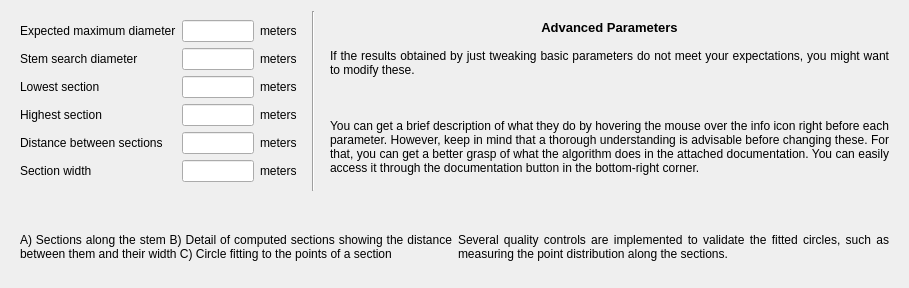
     <widget class="QWidget" name="advancedTab">
      <attribute name="title">
       <string>Advanced</string>
      </attribute>
      <layout class="QGridLayout" name="gridLayout_5">
       <item row="4" column="0" colspan="3">
        <widget class="QFrame" name="advanced_tab_img_frame">
         <property name="frameShape">
          <enum>QFrame::NoFrame</enum>
         </property>
         <property name="frameShadow">
          <enum>QFrame::Raised</enum>
         </property>
         <layout class="QGridLayout" name="gridLayout_6">
          <item row="0" column="0">
           <widget class="QLabel" name="advanced_tab_img_1">
            <property name="sizePolicy">
             <sizepolicy hsizetype="Preferred" vsizetype="Fixed">
              <horstretch>0</horstretch>
              <verstretch>0</verstretch>
             </sizepolicy>
            </property>
            <property name="text">
             <string/>
            </property>
            <property name="pixmap">
             <pixmap resource="gui_ressources.qrc">:/3dfin/assets/section_details.png</pixmap>
            </property>
            <property name="alignment">
             <set>Qt::AlignCenter</set>
            </property>
           </widget>
          </item>
          <item row="0" column="1">
           <widget class="QLabel" name="advanced_tab_img_2">
            <property name="sizePolicy">
             <sizepolicy hsizetype="Preferred" vsizetype="Fixed">
              <horstretch>0</horstretch>
              <verstretch>0</verstretch>
             </sizepolicy>
            </property>
            <property name="frameShape">
             <enum>QFrame::NoFrame</enum>
            </property>
            <property name="text">
             <string/>
            </property>
            <property name="pixmap">
             <pixmap resource="gui_ressources.qrc">:/3dfin/assets/sectors.png</pixmap>
            </property>
            <property name="alignment">
             <set>Qt::AlignCenter</set>
            </property>
           </widget>
          </item>
          <item row="1" column="0">
           <widget class="QLabel" name="advanced_tab_img_cpt_1">
            <property name="sizePolicy">
             <sizepolicy hsizetype="Preferred" vsizetype="Maximum">
              <horstretch>0</horstretch>
              <verstretch>0</verstretch>
             </sizepolicy>
            </property>
            <property name="text">
             <string>A) Sections along the stem B) Detail of computed sections showing the distance between them and their width C) Circle fitting to the points of a section</string>
            </property>
            <property name="alignment">
             <set>Qt::AlignJustify|Qt::AlignVCenter</set>
            </property>
            <property name="wordWrap">
             <bool>true</bool>
            </property>
           </widget>
          </item>
          <item row="1" column="1">
           <widget class="QLabel" name="advanced_tab_img_cpt_2">
            <property name="sizePolicy">
             <sizepolicy hsizetype="Preferred" vsizetype="Minimum">
              <horstretch>0</horstretch>
              <verstretch>0</verstretch>
             </sizepolicy>
            </property>
            <property name="text">
             <string>Several quality controls are implemented to validate the fitted circles, such as measuring the point distribution along the sections.</string>
            </property>
            <property name="alignment">
             <set>Qt::AlignJustify|Qt::AlignVCenter</set>
            </property>
            <property name="wordWrap">
             <bool>true</bool>
            </property>
           </widget>
          </item>
         </layout>
        </widget>
       </item>
       <item row="0" column="1">
        <widget class="Line" name="advanced_vert_line">
         <property name="orientation">
          <enum>Qt::Vertical</enum>
         </property>
        </widget>
       </item>
       <item row="0" column="2">
        <widget class="QFrame" name="advanced_tab_desc_frame">
         <property name="frameShape">
          <enum>QFrame::NoFrame</enum>
         </property>
         <property name="frameShadow">
          <enum>QFrame::Raised</enum>
         </property>
         <layout class="QVBoxLayout" name="verticalLayout_4">
          <item>
           <widget class="QLabel" name="advanced_tab_desc_title">
            <property name="sizePolicy">
             <sizepolicy hsizetype="Preferred" vsizetype="Maximum">
              <horstretch>0</horstretch>
              <verstretch>0</verstretch>
             </sizepolicy>
            </property>
            <property name="font">
             <font>
              <pointsize>10</pointsize>
              <bold>true</bold>
             </font>
            </property>
            <property name="text">
             <string>Advanced Parameters</string>
            </property>
            <property name="alignment">
             <set>Qt::AlignHCenter|Qt::AlignTop</set>
            </property>
           </widget>
          </item>
          <item>
           <widget class="QLabel" name="advanced_tab_desc">
            <property name="text">
             <string>If the results obtained by just tweaking basic parameters do not meet your expectations, you might want to modify these.



You can get a brief description of what they do by hovering the mouse over the info icon right before each parameter. However, keep in mind that a thorough understanding is advisable before changing these. For that, you can get a better grasp of what the algorithm does in the attached documentation. You can easily access it through the documentation button in the bottom-right corner.</string>
            </property>
            <property name="alignment">
             <set>Qt::AlignJustify|Qt::AlignVCenter</set>
            </property>
            <property name="wordWrap">
             <bool>true</bool>
            </property>
           </widget>
          </item>
         </layout>
        </widget>
       </item>
       <item row="0" column="0">
        <widget class="QFrame" name="advanced_form_frame">
         <property name="sizePolicy">
          <sizepolicy hsizetype="Minimum" vsizetype="Minimum">
           <horstretch>0</horstretch>
           <verstretch>0</verstretch>
          </sizepolicy>
         </property>
         <property name="frameShape">
          <enum>QFrame::NoFrame</enum>
         </property>
         <property name="frameShadow">
          <enum>QFrame::Raised</enum>
         </property>
         <layout class="QGridLayout" name="gridLayout_7">
          <item row="1" column="0">
           <widget class="QLabel" name="stem_search_diameter_lbl">
            <property name="text">
             <string>Stem search diameter</string>
            </property>
           </widget>
          </item>
          <item row="5" column="1">
           <widget class="QLineEdit" name="stem_section_thickness_in">
            <property name="sizePolicy">
             <sizepolicy hsizetype="Fixed" vsizetype="Fixed">
              <horstretch>0</horstretch>
              <verstretch>0</verstretch>
             </sizepolicy>
            </property>
            <property name="maximumSize">
             <size>
              <width>72</width>
              <height>16777215</height>
             </size>
            </property>
           </widget>
          </item>
          <item row="5" column="2">
           <widget class="QLabel" name="stem_section_thickness_ht">
            <property name="text">
             <string>meters</string>
            </property>
           </widget>
          </item>
          <item row="4" column="1">
           <widget class="QLineEdit" name="stem_section_interval_in">
            <property name="sizePolicy">
             <sizepolicy hsizetype="Fixed" vsizetype="Fixed">
              <horstretch>0</horstretch>
              <verstretch>0</verstretch>
             </sizepolicy>
            </property>
            <property name="maximumSize">
             <size>
              <width>72</width>
              <height>16777215</height>
             </size>
            </property>
           </widget>
          </item>
          <item row="1" column="1">
           <widget class="QLineEdit" name="stem_search_diameter_in">
            <property name="sizePolicy">
             <sizepolicy hsizetype="Fixed" vsizetype="Fixed">
              <horstretch>0</horstretch>
              <verstretch>0</verstretch>
             </sizepolicy>
            </property>
            <property name="maximumSize">
             <size>
              <width>72</width>
              <height>16777215</height>
             </size>
            </property>
           </widget>
          </item>
          <item row="1" column="2">
           <widget class="QLabel" name="stem_search_diameter_ht">
            <property name="text">
             <string>meters</string>
            </property>
           </widget>
          </item>
          <item row="2" column="1">
           <widget class="QLineEdit" name="stem_minimum_height_in">
            <property name="sizePolicy">
             <sizepolicy hsizetype="Fixed" vsizetype="Fixed">
              <horstretch>0</horstretch>
              <verstretch>0</verstretch>
             </sizepolicy>
            </property>
            <property name="maximumSize">
             <size>
              <width>72</width>
              <height>16777215</height>
             </size>
            </property>
           </widget>
          </item>
          <item row="0" column="2">
           <widget class="QLabel" name="stem_section_maximum_diameter_ht">
            <property name="text">
             <string>meters</string>
            </property>
           </widget>
          </item>
          <item row="0" column="1">
           <widget class="QLineEdit" name="stem_section_maximum_diameter_in">
            <property name="sizePolicy">
             <sizepolicy hsizetype="Fixed" vsizetype="Fixed">
              <horstretch>0</horstretch>
              <verstretch>0</verstretch>
             </sizepolicy>
            </property>
            <property name="maximumSize">
             <size>
              <width>72</width>
              <height>16777215</height>
             </size>
            </property>
           </widget>
          </item>
          <item row="3" column="1">
           <widget class="QLineEdit" name="stem_maximum_height_in">
            <property name="sizePolicy">
             <sizepolicy hsizetype="Fixed" vsizetype="Fixed">
              <horstretch>0</horstretch>
              <verstretch>0</verstretch>
             </sizepolicy>
            </property>
            <property name="maximumSize">
             <size>
              <width>72</width>
              <height>16777215</height>
             </size>
            </property>
           </widget>
          </item>
          <item row="2" column="0">
           <widget class="QLabel" name="stem_minimum_height_lbl">
            <property name="text">
             <string>Lowest section</string>
            </property>
           </widget>
          </item>
          <item row="4" column="2">
           <widget class="QLabel" name="stem_section_interval_ht">
            <property name="text">
             <string>meters</string>
            </property>
           </widget>
          </item>
          <item row="3" column="2">
           <widget class="QLabel" name="stem_maximum_height_ht">
            <property name="text">
             <string>meters</string>
            </property>
           </widget>
          </item>
          <item row="0" column="0">
           <widget class="QLabel" name="stem_section_maximum_diameter_lbl">
            <property name="text">
             <string>Expected maximum diameter</string>
            </property>
           </widget>
          </item>
          <item row="2" column="2">
           <widget class="QLabel" name="stem_minimum_height_ht">
            <property name="text">
             <string>meters</string>
            </property>
           </widget>
          </item>
          <item row="5" column="0">
           <widget class="QLabel" name="stem_section_thickness_lbl">
            <property name="text">
             <string>Section width</string>
            </property>
           </widget>
          </item>
          <item row="4" column="0">
           <widget class="QLabel" name="stem_section_interval_lbl">
            <property name="text">
             <string>Distance between sections</string>
            </property>
           </widget>
          </item>
          <item row="3" column="0">
           <widget class="QLabel" name="stem_maximum_height_lbl">
            <property name="text">
             <string>Highest section</string>
            </property>
           </widget>
          </item>
         </layout>
        </widget>
       </item>
      </layout>
     </widget>
